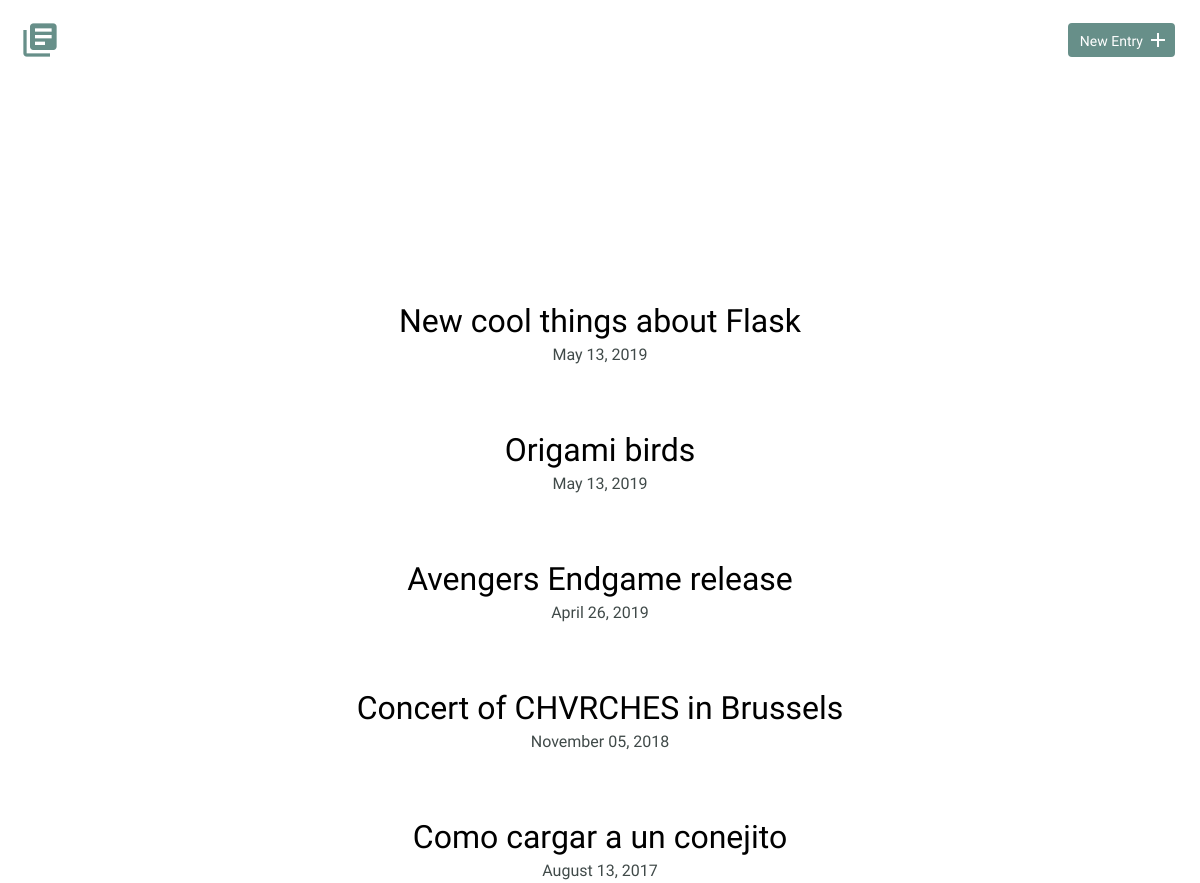
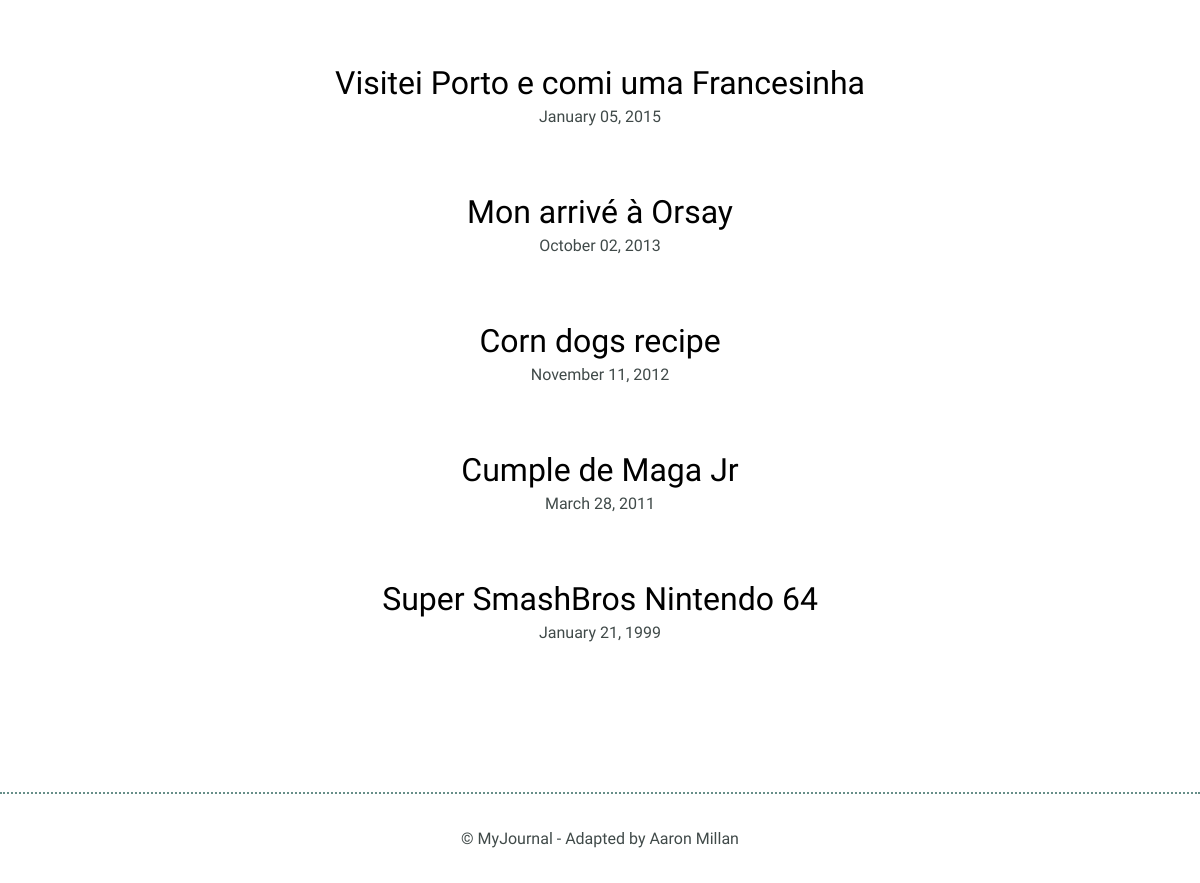
The app's page /entries/ with its own data (2 pictures, top to bottom).
### models.py (models this page shows, shortened)
class Entry(Model):
    title = CharField()
    date = DateTimeField(default=datetime.datetime.now)
    timespent = IntegerField()
    learned = TextField()
    resources = TextField()
    class Meta:
        database = DATABASE

### app.py (the view)
@app.route('/')
@app.route('/entries/')
def index():
    entries = models.Entry.select().order_by(
                                             models.Entry.date.desc()
                                            ).limit(20)
    return render_template('index.html', entries = entries)

### app.py (called while the page is built)
@app.before_request
def before_request():
    g.db = models.DATABASE
    g.db.connect()

@app.after_request
def after_request(response):
    g.db.close()
    return response

### templates/index.html
{% extends "layout.html" %}
{% block content %}
<section>
  <div class="container">
    <div class="entry-list">
      {% if entries.count() %}
        {% for entry in entries %}
        <article>
          <h2>
            <a href="{{ url_for('entry_detail', entry_id = entry.id)}}">{{ entry.title }}
            </a>
          </h2>
          <time>{{ entry.date.strftime('%B %d, %Y') }}</time>
        </article>
        {% endfor %}
      {% else %}
        <article>
          <h2> No registered entries !</h2>
        </article>
      {% endif %}
    </div>
  </div>
</section>
{% endblock %}

### static/css/site.css (style rules this page uses)
body { font-size: 16px; color: #404a49; font-family: 'Cousine', serif; font-weight: 400; }
.container { margin: 0 auto; padding: 0 25px; }
h1, h2, h3 { margin: 0; font-weight: 400; line-height: 1em; color: #000; }
h2 { font-size: 32px; }
h2 a { text-decoration: none; color: #000; }
.entry-list, .edit-entry, .new-entry { max-width: 800px; margin: 0 auto; padding: 70px 0 150px 0; }
.entry-list article { margin-bottom: 70px; text-align: center; }
.entry-list article:last-child { margin-bottom: 0; }
.entry-list article h2 { margin-bottom: 8px; }

### records on screen
Entry: title "New cool things about Flask", date "May 13, 2019"
Entry: title "Origami birds", date "May 13, 2019"
Entry: title "Avengers Endgame release", date "April 26, 2019"
Entry: title "Concert of CHVRCHES in Brussels", date "November 05, 2018"
Entry: title "Como cargar a un conejito", date "August 13, 2017"
Entry: title "Visitei Porto e comi uma Francesinha", date "January 05, 2015"
Entry: title "Mon arrivé à Orsay", date "October 02, 2013"
Entry: title "Corn dogs recipe", date "November 11, 2012"
Entry: title "Cumple de Maga Jr", date "March 28, 2011"
Entry: title "Super SmashBros Nintendo 64", date "January 21, 1999"
